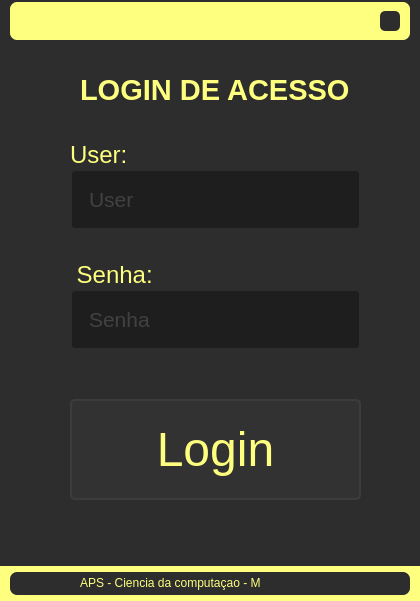
<?xml version="1.0" encoding="UTF-8"?>
<ui version="4.0">
 <class>MainWindow</class>
 <widget class="QMainWindow" name="MainWindow">
  <property name="geometry">
   <rect>
    <x>0</x>
    <y>0</y>
    <width>420</width>
    <height>601</height>
   </rect>
  </property>
  <property name="minimumSize">
   <size>
    <width>420</width>
    <height>600</height>
   </size>
  </property>
  <property name="windowTitle">
   <string>MainWindow</string>
  </property>
  <widget class="QWidget" name="centralwidget">
   <layout class="QVBoxLayout" name="verticalLayout">
    <property name="spacing">
     <number>0</number>
    </property>
    <property name="leftMargin">
     <number>0</number>
    </property>
    <property name="topMargin">
     <number>0</number>
    </property>
    <property name="rightMargin">
     <number>0</number>
    </property>
    <property name="bottomMargin">
     <number>0</number>
    </property>
    <item>
     <widget class="QFrame" name="topbar">
      <property name="maximumSize">
       <size>
        <width>16777215</width>
        <height>40</height>
       </size>
      </property>
      <property name="styleSheet">
       <string notr="true">background-color: rgb(45, 45, 45);</string>
      </property>
      <property name="frameShape">
       <enum>QFrame::NoFrame</enum>
      </property>
      <property name="frameShadow">
       <enum>QFrame::Raised</enum>
      </property>
      <layout class="QHBoxLayout" name="horizontalLayout_3">
       <property name="spacing">
        <number>0</number>
       </property>
       <property name="leftMargin">
        <number>0</number>
       </property>
       <property name="topMargin">
        <number>2</number>
       </property>
       <property name="rightMargin">
        <number>0</number>
       </property>
       <property name="bottomMargin">
        <number>0</number>
       </property>
       <item>
        <widget class="QFrame" name="frame_4">
         <property name="maximumSize">
          <size>
           <width>400</width>
           <height>16777215</height>
          </size>
         </property>
         <property name="styleSheet">
          <string notr="true">background-color: rgb(255, 255, 127);
border-radius: 7px;</string>
         </property>
         <property name="frameShape">
          <enum>QFrame::StyledPanel</enum>
         </property>
         <property name="frameShadow">
          <enum>QFrame::Raised</enum>
         </property>
         <layout class="QHBoxLayout" name="horizontalLayout_4">
          <property name="spacing">
           <number>3</number>
          </property>
          <property name="leftMargin">
           <number>10</number>
          </property>
          <property name="topMargin">
           <number>3</number>
          </property>
          <property name="rightMargin">
           <number>10</number>
          </property>
          <property name="bottomMargin">
           <number>3</number>
          </property>
          <item>
           <widget class="QLabel" name="label_7">
            <property name="text">
             <string/>
            </property>
            <property name="alignment">
             <set>Qt::AlignLeading|Qt::AlignLeft|Qt::AlignVCenter</set>
            </property>
           </widget>
          </item>
          <item>
           <widget class="QPushButton" name="pushButton_2">
            <property name="maximumSize">
             <size>
              <width>20</width>
              <height>20</height>
             </size>
            </property>
            <property name="styleSheet">
             <string notr="true">QPushButton {

	background-color: rgb(45, 45, 45);
	border-radius: 5px;	
	background-position: center;	
}
QPushButton:hover {
	
	background-color: rgb(255, 102, 105);
	color: rgb(200, 200, 200);
}
QPushButton:pressed {
	background-color: rgb(170, 0, 0);
	color: rgb(200, 200, 200);
}</string>
            </property>
            <property name="text">
             <string/>
            </property>
            <property name="icon">
             <iconset>
              <normaloff>../../Imagens/cil-x.png</normaloff>../../Imagens/cil-x.png</iconset>
            </property>
           </widget>
          </item>
         </layout>
        </widget>
       </item>
      </layout>
     </widget>
    </item>
    <item>
     <widget class="QFrame" name="frame_2">
      <property name="styleSheet">
       <string notr="true">background-color: rgb(45, 45, 45);</string>
      </property>
      <property name="frameShape">
       <enum>QFrame::NoFrame</enum>
      </property>
      <property name="frameShadow">
       <enum>QFrame::Raised</enum>
      </property>
      <layout class="QHBoxLayout" name="horizontalLayout">
       <item>
        <widget class="QFrame" name="frame">
         <property name="minimumSize">
          <size>
           <width>400</width>
           <height>500</height>
          </size>
         </property>
         <property name="maximumSize">
          <size>
           <width>400</width>
           <height>10000</height>
          </size>
         </property>
         <property name="styleSheet">
          <string notr="true">background-color: rgb(45, 45, 45);</string>
         </property>
         <property name="frameShape">
          <enum>QFrame::NoFrame</enum>
         </property>
         <property name="frameShadow">
          <enum>QFrame::Raised</enum>
         </property>
         <widget class="QLabel" name="label">
          <property name="geometry">
           <rect>
            <x>70</x>
            <y>20</y>
            <width>271</width>
            <height>41</height>
           </rect>
          </property>
          <property name="font">
           <font>
            <pointsize>22</pointsize>
            <weight>75</weight>
            <bold>true</bold>
           </font>
          </property>
          <property name="styleSheet">
           <string notr="true">color: rgb(255, 255, 127);</string>
          </property>
          <property name="text">
           <string>LOGIN DE ACESSO</string>
          </property>
         </widget>
         <widget class="QLabel" name="label_3">
          <property name="geometry">
           <rect>
            <x>60</x>
            <y>80</y>
            <width>101</width>
            <height>51</height>
           </rect>
          </property>
          <property name="font">
           <font>
            <family>Segoe UI</family>
            <pointsize>18</pointsize>
            <weight>50</weight>
            <bold>false</bold>
           </font>
          </property>
          <property name="styleSheet">
           <string notr="true">color: rgb(255, 255, 127);</string>
          </property>
          <property name="text">
           <string>User:</string>
          </property>
         </widget>
         <widget class="QLineEdit" name="lineEdit">
          <property name="geometry">
           <rect>
            <x>60</x>
            <y>120</y>
            <width>291</width>
            <height>61</height>
           </rect>
          </property>
          <property name="font">
           <font>
            <family>Segoe UI</family>
            <pointsize>16</pointsize>
           </font>
          </property>
          <property name="styleSheet">
           <string notr="true">QLineEdit {
	border: 2px solid rgb(45, 45, 45);
	border-radius: 5px;
	padding: 15px;
	background-color: rgb(30, 30, 30);	
	color: rgb(100, 100, 100);
}
QLineEdit:hover {
	border: 2px solid rgb(55, 55, 55);}
QLineEdit:focus {
	border: 2px solid rgb(255, 207, 0);	
	color: rgb(200, 200, 200);}</string>
          </property>
          <property name="inputMask">
           <string/>
          </property>
          <property name="text">
           <string/>
          </property>
          <property name="dragEnabled">
           <bool>false</bool>
          </property>
          <property name="readOnly">
           <bool>false</bool>
          </property>
          <property name="placeholderText">
           <string>User</string>
          </property>
          <property name="clearButtonEnabled">
           <bool>true</bool>
          </property>
         </widget>
         <widget class="QLabel" name="label_4">
          <property name="geometry">
           <rect>
            <x>60</x>
            <y>200</y>
            <width>101</width>
            <height>51</height>
           </rect>
          </property>
          <property name="font">
           <font>
            <family>Segoe UI</family>
            <pointsize>18</pointsize>
            <weight>50</weight>
            <bold>false</bold>
           </font>
          </property>
          <property name="styleSheet">
           <string notr="true">color: rgb(255, 255, 127);</string>
          </property>
          <property name="text">
           <string> Senha:</string>
          </property>
         </widget>
         <widget class="QLineEdit" name="lineEdit_2">
          <property name="geometry">
           <rect>
            <x>60</x>
            <y>240</y>
            <width>291</width>
            <height>61</height>
           </rect>
          </property>
          <property name="font">
           <font>
            <pointsize>16</pointsize>
           </font>
          </property>
          <property name="styleSheet">
           <string notr="true">QLineEdit {
	border: 2px solid rgb(45, 45, 45);
	border-radius: 5px;
	padding: 15px;
	background-color: rgb(30, 30, 30);	
	color: rgb(100, 100, 100);}
QLineEdit:hover {
	border: 2px solid rgb(55, 55, 55);}
QLineEdit:focus {
	border: 2px solid rgb(255, 207, 0);	
	color: rgb(200, 200, 200);}</string>
          </property>
          <property name="text">
           <string/>
          </property>
          <property name="echoMode">
           <enum>QLineEdit::Password</enum>
          </property>
          <property name="placeholderText">
           <string>Senha</string>
          </property>
          <property name="clearButtonEnabled">
           <bool>true</bool>
          </property>
         </widget>
         <widget class="QLabel" name="label_6">
          <property name="geometry">
           <rect>
            <x>70</x>
            <y>180</y>
            <width>231</width>
            <height>31</height>
           </rect>
          </property>
          <property name="font">
           <font>
            <pointsize>13</pointsize>
            <weight>75</weight>
            <bold>true</bold>
           </font>
          </property>
          <property name="styleSheet">
           <string notr="true">color: rgb(255, 0, 0);</string>
          </property>
          <property name="text">
           <string/>
          </property>
         </widget>
         <widget class="QLabel" name="label_5">
          <property name="geometry">
           <rect>
            <x>70</x>
            <y>300</y>
            <width>231</width>
            <height>31</height>
           </rect>
          </property>
          <property name="font">
           <font>
            <pointsize>13</pointsize>
            <weight>75</weight>
            <bold>true</bold>
           </font>
          </property>
          <property name="styleSheet">
           <string notr="true">color: rgb(255, 0, 0);</string>
          </property>
          <property name="text">
           <string/>
          </property>
         </widget>
         <widget class="QPushButton" name="pushButton">
          <property name="geometry">
           <rect>
            <x>60</x>
            <y>350</y>
            <width>291</width>
            <height>101</height>
           </rect>
          </property>
          <property name="font">
           <font>
            <pointsize>36</pointsize>
            <weight>50</weight>
            <bold>false</bold>
           </font>
          </property>
          <property name="styleSheet">
           <string notr="true">
QPushButton {	
	background-color: rgb(50, 50, 50);
	border: 2px solid rgb(60, 60, 60);
	border-radius: 5px;
color: rgb(255, 255, 127);
}
QPushButton:hover {	
	background-color: rgb(60, 60, 60);
	border: 2px solid rgb(70, 70, 70);
}
QPushButton:pressed {	
	background-color: rgb(250, 230, 0);
	border: 2px solid rgb(250, 230, 0);	
	color: rgb(35, 35, 35);}</string>
          </property>
          <property name="text">
           <string>Login</string>
          </property>
         </widget>
         <zorder>label_5</zorder>
         <zorder>label_4</zorder>
         <zorder>label_6</zorder>
         <zorder>label</zorder>
         <zorder>label_3</zorder>
         <zorder>lineEdit</zorder>
         <zorder>lineEdit_2</zorder>
         <zorder>pushButton</zorder>
        </widget>
       </item>
      </layout>
     </widget>
    </item>
    <item>
     <widget class="QFrame" name="rodape">
      <property name="maximumSize">
       <size>
        <width>16777215</width>
        <height>35</height>
       </size>
      </property>
      <property name="styleSheet">
       <string notr="true">background-color: rgb(255, 255, 127);</string>
      </property>
      <property name="frameShape">
       <enum>QFrame::NoFrame</enum>
      </property>
      <property name="frameShadow">
       <enum>QFrame::Raised</enum>
      </property>
      <layout class="QHBoxLayout" name="horizontalLayout_2">
       <property name="spacing">
        <number>2</number>
       </property>
       <property name="leftMargin">
        <number>2</number>
       </property>
       <property name="topMargin">
        <number>2</number>
       </property>
       <property name="rightMargin">
        <number>2</number>
       </property>
       <property name="bottomMargin">
        <number>2</number>
       </property>
       <item>
        <widget class="QFrame" name="frame_3">
         <property name="minimumSize">
          <size>
           <width>400</width>
           <height>20</height>
          </size>
         </property>
         <property name="maximumSize">
          <size>
           <width>23</width>
           <height>23</height>
          </size>
         </property>
         <property name="styleSheet">
          <string notr="true">background-color: rgb(45, 45, 45);
border-radius: 7px;</string>
         </property>
         <property name="frameShape">
          <enum>QFrame::StyledPanel</enum>
         </property>
         <property name="frameShadow">
          <enum>QFrame::Raised</enum>
         </property>
         <widget class="QLabel" name="label_2">
          <property name="geometry">
           <rect>
            <x>70</x>
            <y>0</y>
            <width>181</width>
            <height>21</height>
           </rect>
          </property>
          <property name="styleSheet">
           <string notr="true">color: rgb(255, 255, 127);</string>
          </property>
          <property name="text">
           <string>APS - Ciencia da computaçao - MD5</string>
          </property>
         </widget>
        </widget>
       </item>
      </layout>
     </widget>
    </item>
   </layout>
  </widget>
  <widget class="QMenuBar" name="menubar">
   <property name="geometry">
    <rect>
     <x>0</x>
     <y>0</y>
     <width>420</width>
     <height>21</height>
    </rect>
   </property>
  </widget>
 </widget>
 <resources>
  <include location="file_rc.qrc"/>
 </resources>
 <connections/>
</ui>
